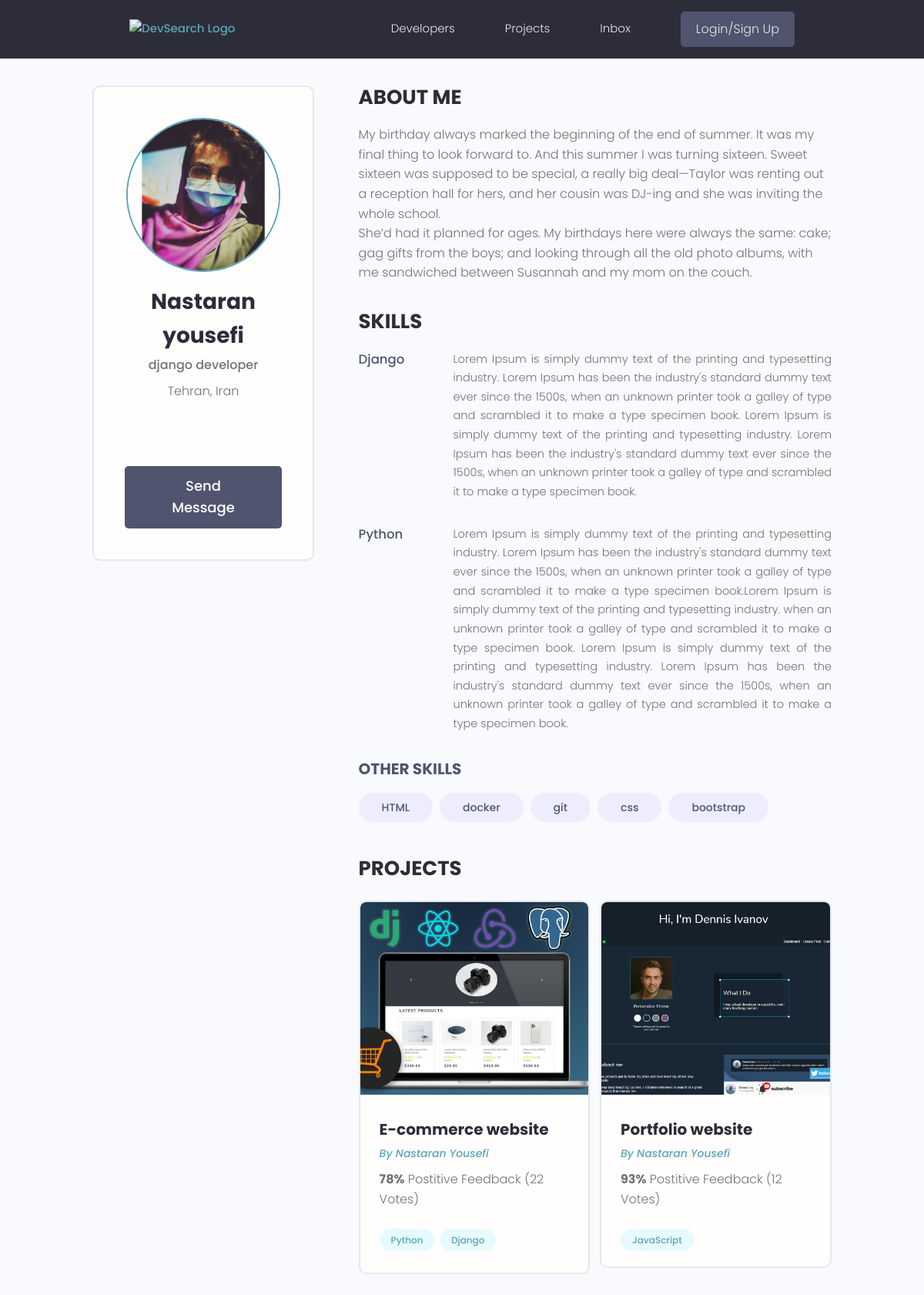
Before: /profile/dc02f5b6-4700-404a-b254-b7c55266c4cd/ with the older database file.
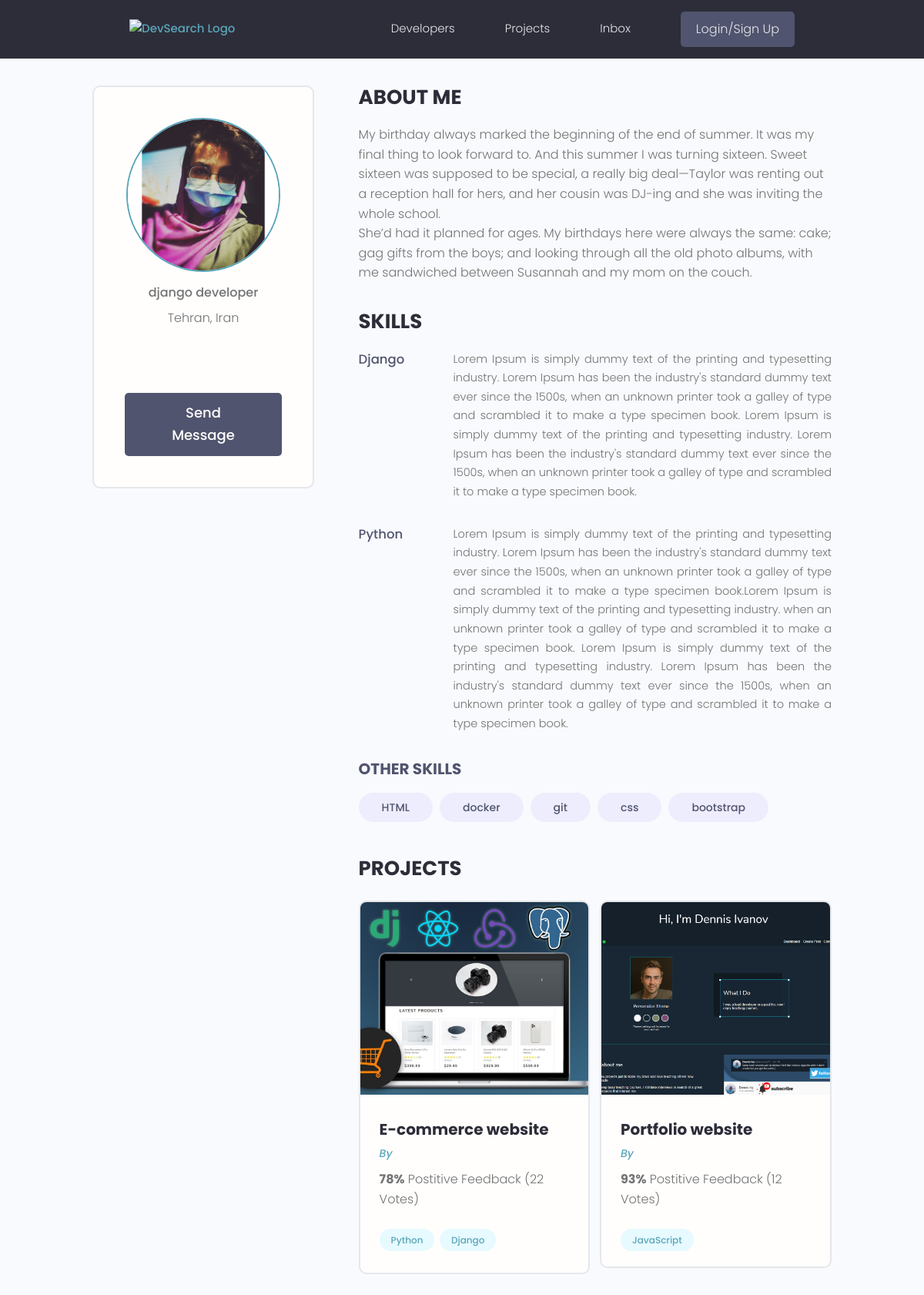
After: the same page with the newer database file.
### users/models.py (models this page shows, shortened)
class Profile(models.Model):
    user = models.OneToOneField(User, on_delete=models.CASCADE, null=True, blank=True)
    name = models.CharField(max_length=250, null=True, blank=True)
    username = models.CharField(max_length=250, null=True, blank=True)
    email = models.EmailField(max_length=500, blank=True, null=True)
    short_intro = models.CharField(max_length=200, blank=True, null=True)
    bio = models.TextField(blank=True, null=True)
    location = models.CharField(max_length=200, blank=True, null=True)
    profile_image = models.ImageField(blank=True, null=True, upload_to='profiles/',
                         default='profiles/user-default.png')
    social_github = models.CharField(max_length=500, blank=True, null=True)
    social_linkedin = models.CharField(max_length=500, blank=True, null=True)
    social_website = models.CharField(max_length=500, blank=True, null=True)
    social_twitter = models.CharField(max_length=500, blank=True, null=True)
    created = models.DateTimeField(auto_now_add=True)
    id = models.UUIDField(default=uuid.uuid4, unique=True, editable=False, primary_key=True)

### projects/models.py (models this page shows, shortened)
class Project(models.Model):
    owner = models.ForeignKey(Profile, on_delete=models.SET_NULL, null=True, blank=True)
    title = models.CharField(max_length=200)
    description = models.TextField(null=True, blank=True)
    featured_image = models.ImageField(null=True, blank=True, default='project_cover/default.jpg', upload_to='project_cover/')
    demo_link = models.CharField(max_length=2000, null=True, blank=True)
    source_code = models.CharField(max_length=2000, null=True, blank=True)
    tags = models.ManyToManyField('Tag', blank=True)
    vote_total = models.IntegerField(default=0, null=True, blank=True)
    vote_ratio = models.IntegerField(default=0, null=True, blank=True)
    created = models.DateTimeField(auto_now_add=True)
    id = models.UUIDField(default=uuid.uuid4, unique=True, editable=False, primary_key=True)

### users/views.py (the view)
# urls.py: path('profile/<str:pk>/', views.user_profile, name='user-profile'),
def user_profile(request, pk):
    profile = get_object_or_404(Profile, pk=pk)
    top_skills = profile.skill_set.exclude(description__exact="")
    other_skills = profile.skill_set.filter(description="")
    projects = Project.objects.filter(owner=profile)
    context = {
        'profile' : profile,
        'top_skills' : top_skills,
        'other_skills' : other_skills,
        'projects' : projects,
    }
    return render(request, 'users/user-profile.html', context)

### projects/models.py (called while the page is built)
    def __str__(self):
        return self.name

### users/templates/users/user-profile.html (shortened to what this page needs)
{% extends 'main.html' %}
{% block content %}
<main class="profile my-md">
    <div class="container">
      <div class="layout">
        <div class="column column--1of3">
          <div class="card text-center">
            <div class="card__body dev">
              <img class="avatar avatar--xl" src="{{ profile.profile_image.url}}" />
              <h2 class="dev__name">{{ profile.name }}</h2>
              <p class="dev__title">{{ profile.short_intro }}</p>
              <p class="dev__location">{{ profile.location }}</p>
              <ul class="dev__social">
              </ul>
              <a href="#" class="btn btn--sub btn--lg">Send Message </a>
            </div>
          </div>
        </div>
        <div class="column column--2of3">
          <div class="devInfo">
            <h3 class="devInfo__title">About Me</h3>
            <p class="devInfo__about">{{ profile.bio|linebreaks }}</p>
          </div>
          <div class="devInfo">
            <h3 class="devInfo__title">Skills</h3>
            <div class="devInfo__skills">
                {% for skill in top_skills %}
                  <div class="devSkill">
                    <h4 class="devSkill__title">{{ skill.name }}</h4>
                    <p class="devSkill__info">{{ skill.description }}</p>
                  </div>
                {% endfor %}
              <h3 class="devInfo__subtitle">Other Skills</h3>
              <div class="devInfo__otherSkills">
                  {% for skill in other_skills %}
                    <span class="tag tag--pill tag--sub tag--lg">
                      <small>{{ skill.name }}</small>
                    </span>
                  {% endfor %}
              </div>
            </div>
          </div>
          <div class="devInfo">
            <h3 class="devInfo__title">Projects</h3>
            <div class="grid grid--two">
                {% for project in projects %}
                  <div class="column">
                    <div class="card project">
                      <a href="{% url 'project' project.pk %}" class="project">
                        <img class="project__thumbnail" src="{{ project.featured_image.url }}" alt="project thumbnail" />
                        <div class="card__body">
                          <h3 class="project__title">{{ project.title}}</h3>
                          <p><a class="project__author" href="{% url 'user-profile' profile.pk %}">By {{ project.owner.name|title}}</a></p>
                          <p class="project--rating">
                            <span style="font-weight: bold;">{{ project.vote_ratio }}%</span> Postitive
                            Feedback ({{ project.vote_total }} Vote{{ project.vote_total|pluralize:'s' }})
                          </p>
                          <div class="project__tags">
                              {% for tag in project.tags.all %}
                                <span class="tag tag--pill tag--main">
                                  <small>{{ tag }}</small>
                                </span>
                                {% endfor %}
                          </div>
                        </div>
                      </a>
                    </div>
                  </div>
                {% endfor %}
            </div>
          </div>
        </div>
      </div>
    </div>
  </main>
{% endblock %}

Changed rows visible on the page:
changed Profile "django developer": name "Nastaran yousefi" → (not shown)
changed through a linked row, Project "E-commerce website": owner.name "Nastaran Yousefi" → (not shown)
changed through a linked row, Project "Portfolio website": owner.name "Nastaran Yousefi" → (not shown)
